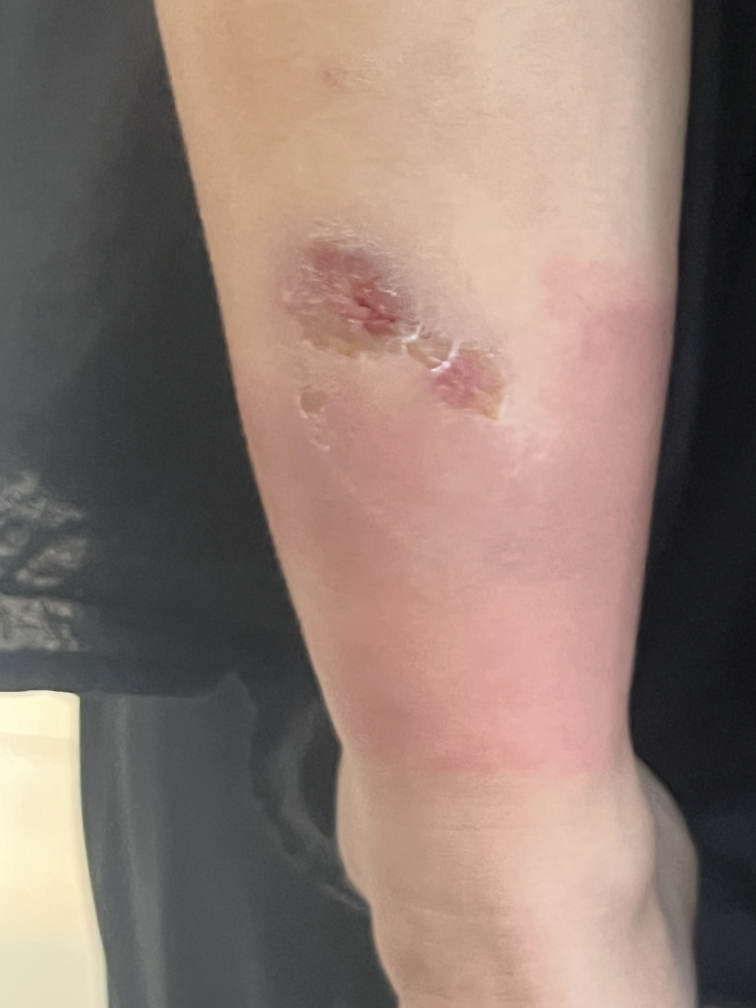
#> input picture src/assets/daughter_cellulitis_2.jpg, 3024 x 4032 px, found by its file name (shown at 1/4 size)
$ python blur_images.py
#> lines starting #> are read from the running program, lines starting #| are printed output that depends on the picture
"""
이미지에서 민감한 정보를 모자이크 처리하는 스크립트
"""
import cv2
import numpy as np
from pathlib import Path

def apply_mosaic(image, x, y, width, height, ratio=0.1):
    """특정 영역에 모자이크 효과 적용"""
    # 영역 추출
    roi = image[y:y+height, x:x+width]

    # 축소
    small = cv2.resize(roi, None, fx=ratio, fy=ratio, interpolation=cv2.INTER_LINEAR)

    # 다시 확대 (모자이크 효과)
    mosaic = cv2.resize(small, (width, height), interpolation=cv2.INTER_NEAREST)

    # 원본 이미지에 적용
    image[y:y+height, x:x+width] = mosaic

    return image

def blur_daughter_images():
    """딸아이 사진의 얼굴 부분을 모자이크 처리"""
    assets_dir = Path("public/assets")

    # daughter_cellulitis_1.jpg
    img1_path = assets_dir / "daughter_cellulitis_1.jpg"
    if img1_path.exists():
        img1 = cv2.imread(str(img1_path))
        height, width = img1.shape[:2]

        # 상단 1/3 영역을 모자이크 (얼굴 추정 위치)
        # 실제 위치는 이미지를 보고 조정 필요
        face_height = int(height * 0.4)
        img1 = apply_mosaic(img1, 0, 0, width, face_height, ratio=0.05)

        cv2.imwrite(str(img1_path), img1)
        print(f"✅ {img1_path.name} 모자이크 완료")

    # daughter_cellulitis_2.jpg
    img2_path = assets_dir / "daughter_cellulitis_2.jpg"
    if img2_path.exists():
        img2 = cv2.imread(str(img2_path))
#> img2 is the input picture: shape (4032, 3024, 3); mean B, G, R 112.5, 121.4, 141.3
        height, width = img2.shape[:2]
#> height = 4032; width = 3024

        # 상단 1/3 영역을 모자이크
        face_height = int(height * 0.4)
#> face_height = 1612
        img2 = apply_mosaic(img2, 0, 0, width, face_height, ratio=0.05)
#> in apply_mosaic, `roi = image[y:y+height, x:x+width]`:
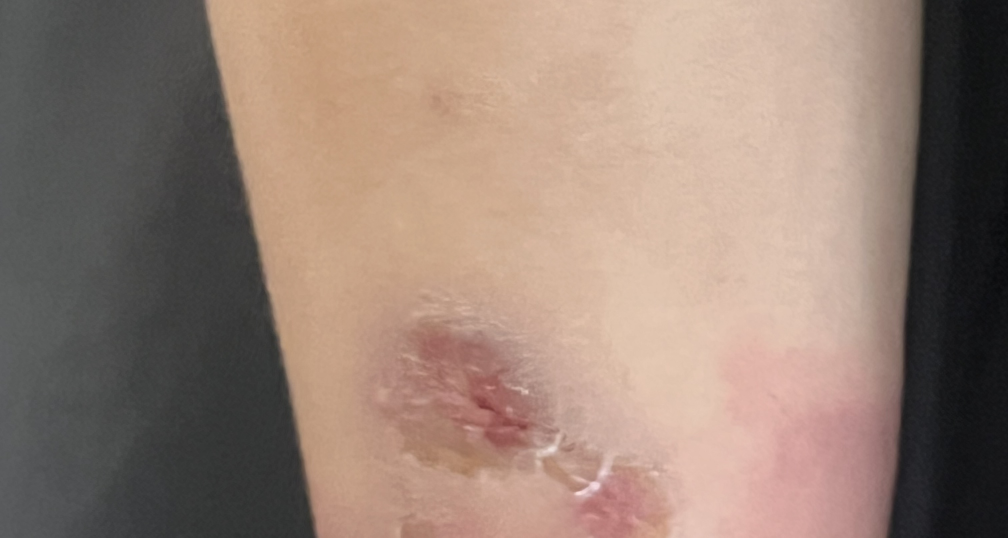
#> roi: shape (1612, 3024, 3) (shown at 1/3 size); mean B, G, R 116.5, 128.6, 150.2
#> in apply_mosaic, `small = cv2.resize(roi, None, fx=ratio, fy=ratio, interpolation=cv2.IN..`:
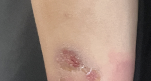
#> small: shape (81, 151, 3); mean B, G, R 116.7, 128.8, 150.5

        cv2.imwrite(str(img2_path), img2)
        print(f"✅ {img2_path.name} 모자이크 완료")

def blur_lab_report():
    """검사 결과지의 개인정보를 모자이크 처리"""
    assets_dir = Path("public/assets")
    lab_path = assets_dir / "lab_report.jpg"

    if lab_path.exists():
        img = cv2.imread(str(lab_path))
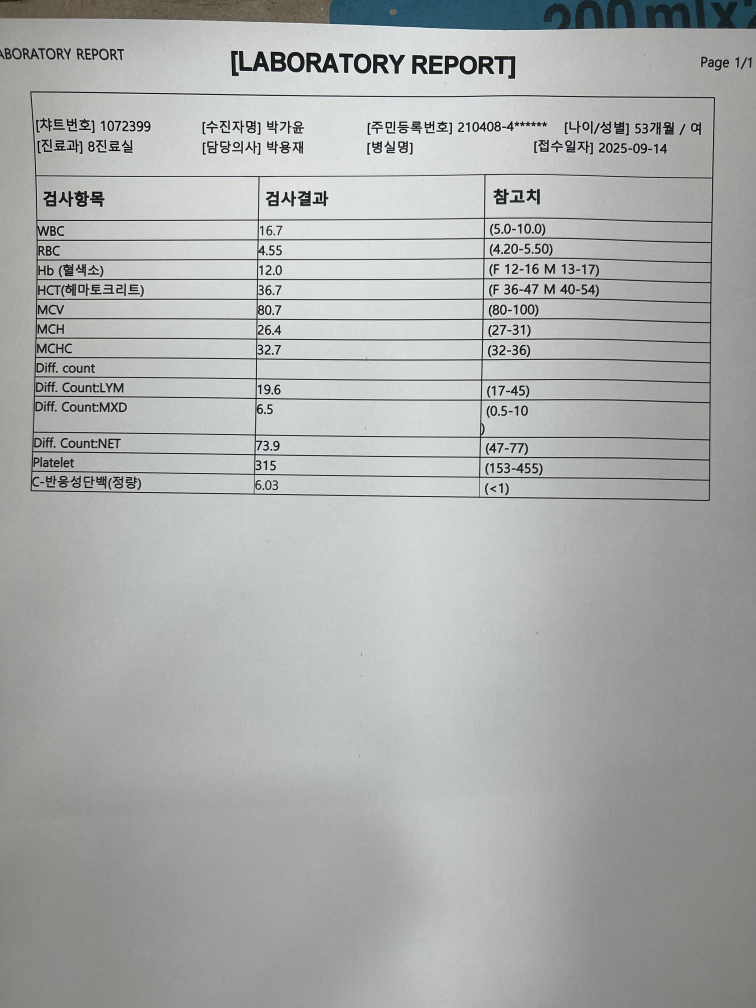
#> input picture src/assets/lab_report.jpg, 3024 x 4032 px, found by its file name (shown at 1/4 size)
#> img is the input picture: shape (4032, 3024, 3); mean B, G, R 171.7, 173.1, 170.8
        height, width = img.shape[:2]
#> height = 4032; width = 3024

        # 상단 영역 (이름, 생년월일, 환자번호 등)
        # 실제 위치는 이미지를 보고 조정 필요
        header_height = int(height * 0.15)
#> header_height = 604
        img = apply_mosaic(img, 0, 0, width, header_height, ratio=0.05)
#> call 2 of apply_mosaic, with x = 0, y = 0, width = 3024, height = 604, ratio = 0.05
#> in apply_mosaic (call 2), `roi = image[y:y+height, x:x+width]`:
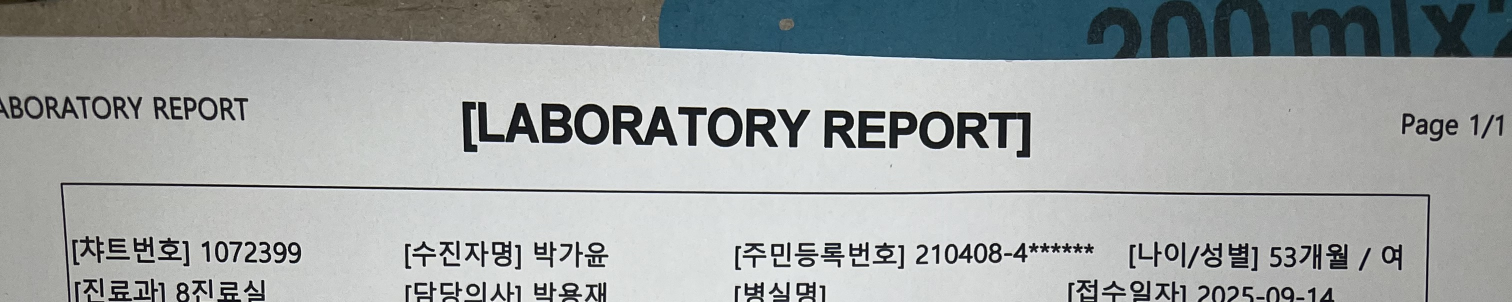
#> roi: shape (604, 3024, 3) (shown at 1/2 size); mean B, G, R 164.4, 164.8, 160.4
#> in apply_mosaic (call 2), `small = cv2.resize(roi, None, fx=ratio, fy=ratio, interpolation=cv2.IN..`:
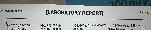
#> small: shape (30, 151, 3); mean B, G, R 162.9, 163.2, 158.8
#> in apply_mosaic (call 2), `mosaic = cv2.resize(small, (width, height), interpolation=cv2.INTER_NE..`:
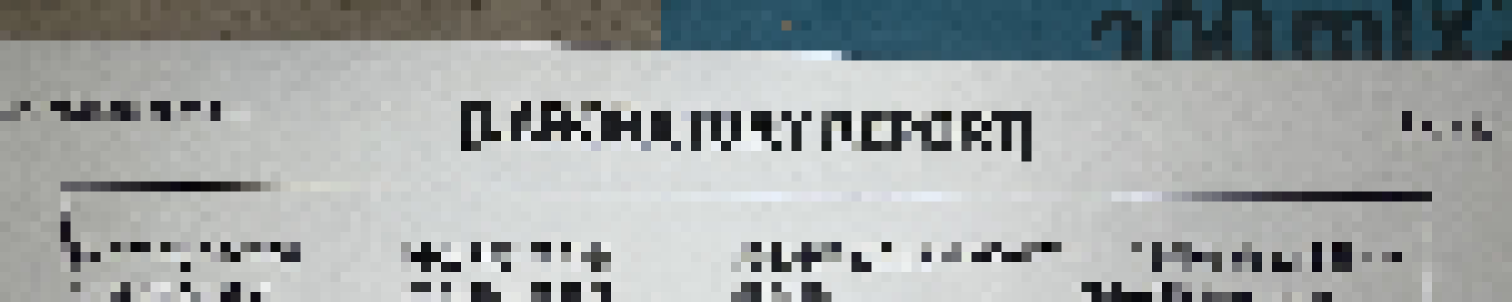
#> mosaic: shape (604, 3024, 3) (shown at 1/2 size); mean B, G, R 162.9, 163.2, 158.8
#> in apply_mosaic (call 2), `image[y:y+height, x:x+width] = mosaic`:
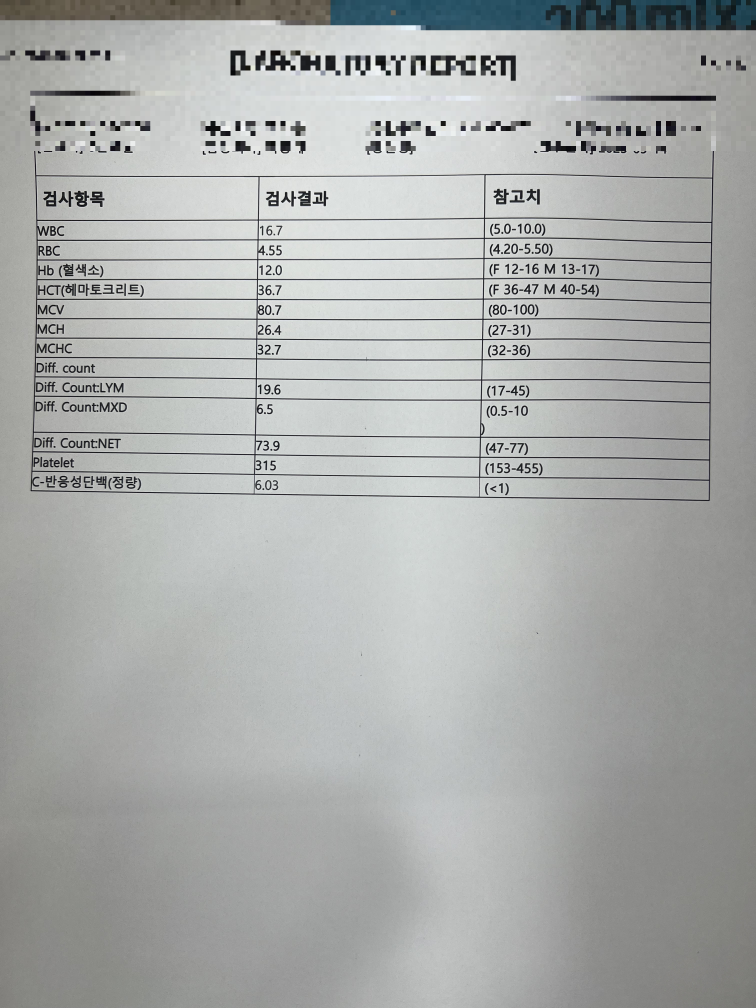
#> image: shape (4032, 3024, 3) (shown at 1/4 size); mean B, G, R 171.5, 172.9, 170.6

        cv2.imwrite(str(lab_path), img)
        print(f"✅ {lab_path.name} 모자이크 완료")

if __name__ == "__main__":
    print("🔒 민감한 정보 모자이크 처리 시작...")
    blur_daughter_images()
    blur_lab_report()
    print("✅ 모든 이미지 처리 완료!")
